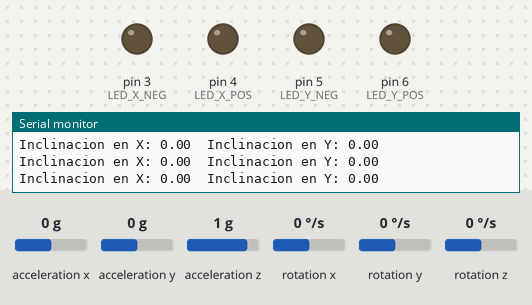
This sketch was run on a simulated Arduino Uno, built with avr-gcc and run on an emulated ATmega328P. On the bench: output pins drawn as LEDs (lit = HIGH), the last lines printed to the serial monitor. The inputs (shaded band) are chosen by the test bench; at power-on: acceleration x 0 g, acceleration y 0 g, acceleration z 1 g, rotation x 0 °/s, rotation y 0 °/s, rotation z 0 °/s.

Above: at 1.3 s.
1.4 s: acceleration x set to -0.3 g
At 2.7 s:
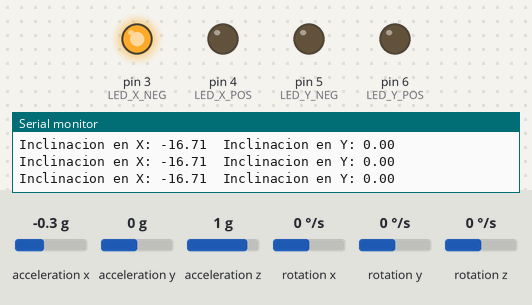
3.0 s: acceleration y set to -0.3 g
At 4.2 s:
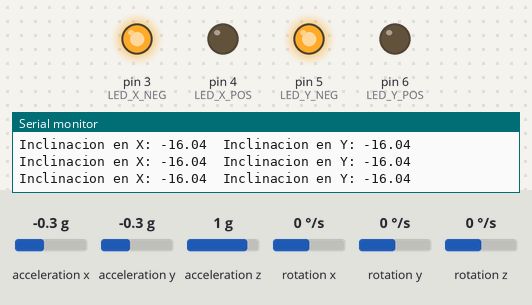
4.5 s: acceleration x set to 0 g
At 5.7 s:
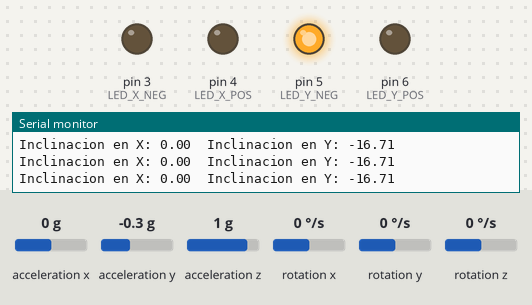
6.0 s: acceleration y set to 0.8 g
At 7.2 s:
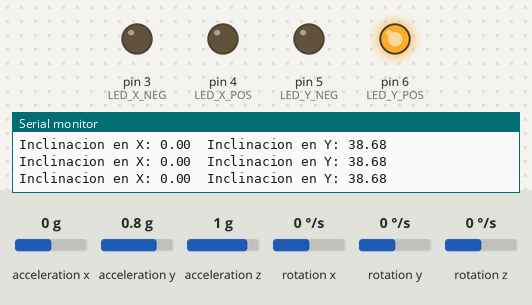
7.5 s: acceleration x set to -1.4 g
At 8.7 s:
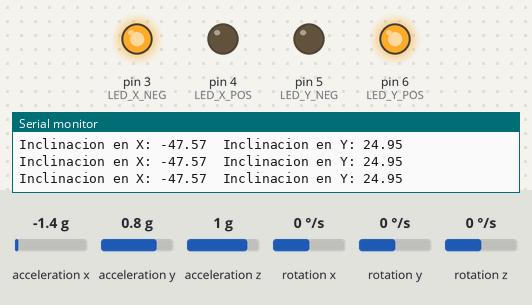
9.0 s: acceleration x set to 0.8 g
At 10.2 s:
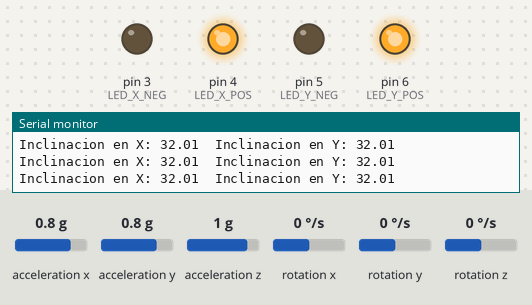
Timing chart, 0 to 11.5 s (numbered marks = the images above; inputs shaded):
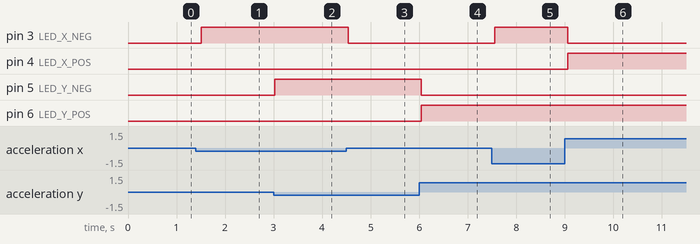

The sketch:

E2.ino
```cpp
/*---------------------------------------------
  Curso de Desarrollo IoT
  Módulo: Makers
  Clase: 6
  Ejercicio: 2
  PINOUT:
  (MPU6050):
  SCL -> A5
  SDA -> A4
  INT -> D2
---------------------------------------------*/

#include <I2Cdev.h>
#include <MPU6050.h>
#include <Wire.h>

MPU6050 sensor;

int ax, ay, az;

// Definición de pines para LEDs RGB
const int LED_X_POS = 4;  // Cambiado a azul
const int LED_X_NEG = 3;  // Cambiado a rojo
const int LED_Y_POS = 6;  // Cambiado a amarillo
const int LED_Y_NEG = 5;  // Cambiado a verde

void setup() {
  Serial.begin(57600);
  Wire.begin();
  sensor.initialize();

  if (sensor.testConnection())
    Serial.println("Sensor iniciado correctamente");
  else
    Serial.println("Error al iniciar el sensor");

  // Configuración de pines para LEDs RGB
  pinMode(LED_X_POS, OUTPUT);
  pinMode(LED_X_NEG, OUTPUT);
  pinMode(LED_Y_POS, OUTPUT);
  pinMode(LED_Y_NEG, OUTPUT);
}

void loop() {
  sensor.getAcceleration(&ax, &ay, &az);

  // Calcular los ángulos de inclinación
  float accel_ang_x = atan(ax / sqrt(pow(ay, 2) + pow(az, 2))) * (180.0 / 3.14);
  float accel_ang_y = atan(ay / sqrt(pow(ax, 2) + pow(az, 2))) * (180.0 / 3.14);

  // Mostrar los ángulos
  Serial.print("Inclinacion en X: ");
  Serial.print(accel_ang_x);
  Serial.print("\tInclinacion en Y: ");
  Serial.println(accel_ang_y);

  // Encender LEDs según la inclinación
  digitalWrite(LED_X_POS, accel_ang_x > 10);  // Azul
  digitalWrite(LED_X_NEG, accel_ang_x < -10);  // Rojo
  digitalWrite(LED_Y_POS, accel_ang_y > 10);  // Amarillo
  digitalWrite(LED_Y_NEG, accel_ang_y < -10);  // Verde

  delay(500);
}
```

Measured:
- the behaviour switches between -0.1 and -0.2 g on acceleration x (found by bisection; images 0 and 1)
- the behaviour switches between -0.1 and -0.2 g on acceleration y (found by bisection; images 1 and 2)
- after the input at 1.4 s, pin 3 (LED_X_NEG): LOW → HIGH after 0.11 s
- after the input at 3.0 s, pin 5 (LED_Y_NEG): LOW → HIGH at once
- after the input at 4.5 s, pin 3 (LED_X_NEG): HIGH → LOW at once
- after the input at 6.0 s, pin 5 (LED_Y_NEG): HIGH → LOW at once; pin 6 (LED_Y_POS): LOW → HIGH at once
- after the input at 7.5 s, pin 3 (LED_X_NEG): LOW → HIGH after 0.05 s
- after the input at 9.0 s, pin 3 (LED_X_NEG): HIGH → LOW after 0.07 s; pin 4 (LED_X_POS): LOW → HIGH after 0.07 s
